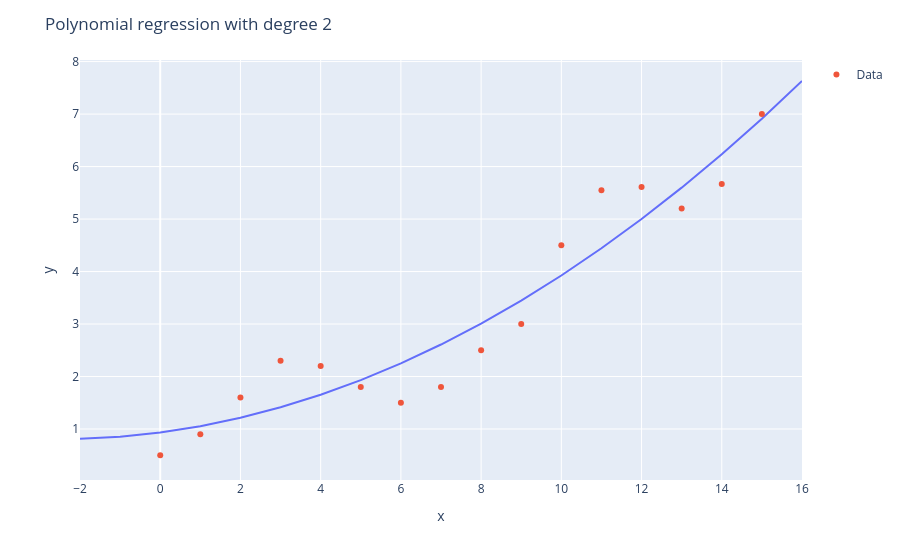
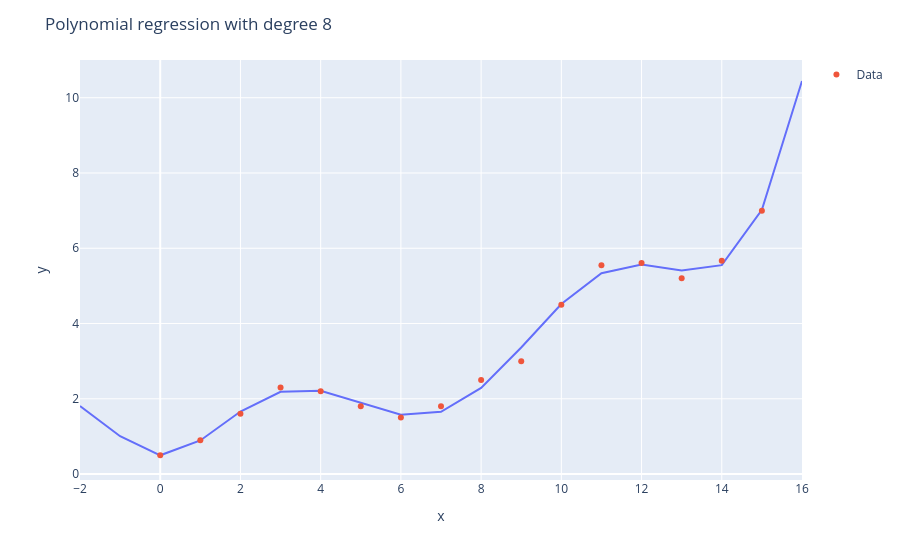
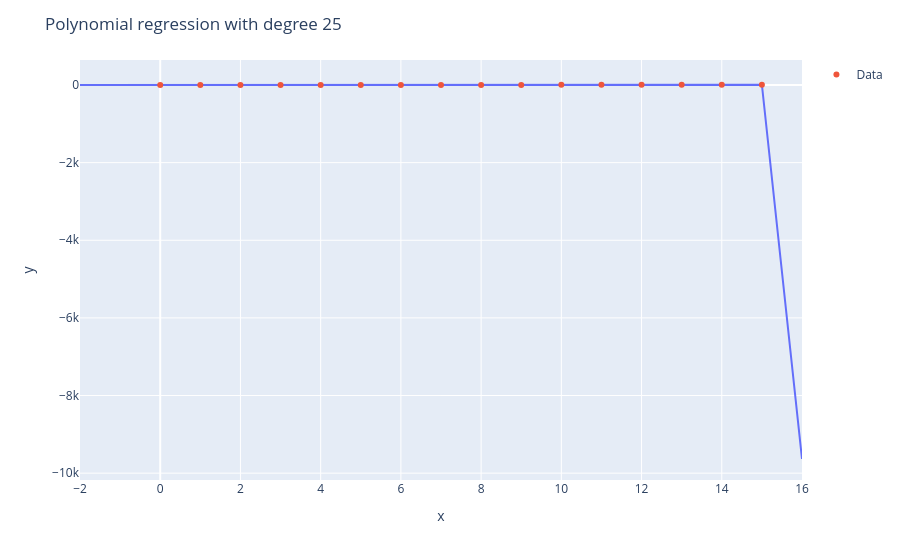

Write notebook code for charts like these, in order.
### Markdown cell above
## Question 8

### Code cell
degrees = [2, 8, 25]

for d in degrees:
    reg = sl.preprocessing.PolynomialFeatures(d, include_bias=False)
    x = np.array(data['x'])
    y = np.array(data['y'])
    features = reg.fit_transform(x.reshape(-1, 1))

    l_reg = sl.linear_model.LinearRegression()
    l_reg.fit(features, y)
    coefficients = l_reg.coef_
    intercept = l_reg.intercept_


    x_range = np.arange(start=x.min() - 2, stop=x.max() + 2, step=1)
    features_range = reg.transform(x_range.reshape(-1, 1))
    y_range = l_reg.predict(features_range)

    line_df = pd.DataFrame({'x': x_range, 'y': y_range})

    fig = px.line(line_df, x='x', y='y')
    fig.add_scatter(x=data['x'], y=data['y'], mode='markers', name='Data')
    fig.update_layout(title=f'Polynomial regression with degree {d}')
    fig.show()

    y_pred = l_reg.predict(features)
    r2 = sl.metrics.r2_score(data['y'], y_pred)
    mse = mean_squared_error(data['y'], y_pred)

    print(f"R2: {r2}")
    print(f'MSE: {mse}')

### Figure 1 — Plotly figure (JSON) as saved in the notebook; plotly's stock layout.template omitted (floating-point values rounded to 4 significant figures)
{"data": [{"hovertemplate": "x=%{x}<br>y=%{y}<extra></extra>", "legendgroup": "", "line": {"color": "#636efa", "dash": "solid"}, "marker": {"symbol": "circle"}, "mode": "lines", "name": "", "orientation": "v", "showlegend": false, "type": "scatter", "x": [-2, -1, 0, 1, 2, 3, 4, 5, 6, 7, 8, 9, 10, 11, 12, 13, 14, 15, 16], "xaxis": "x", "y": [0.8137, 0.854, 0.9341, 1.054, 1.214, 1.413, 1.653, 1.932, 2.251, 2.61, 3.008, 3.447, 3.925, 4.443, 5.001, 5.598, 6.236, 6.913, 7.63], "yaxis": "y"}, {"mode": "markers", "name": "Data", "type": "scatter", "x": [0, 1, 2, 3, 4, 5, 6, 7, 8, 9, 10, 11, 12, 13, 14, 15], "y": [0.5, 0.9, 1.6, 2.3, 2.2, 1.8, 1.5, 1.8, 2.5, 3, 4.5, 5.55, 5.61, 5.2, 5.67, 7]}], "layout": {"legend": {"tracegroupgap": 0}, "margin": {"t": 60}, "title": {"text": "Polynomial regression with degree 2"}, "xaxis": {"anchor": "y", "domain": [0, 1], "title": {"text": "x"}}, "yaxis": {"anchor": "x", "domain": [0, 1], "title": {"text": "y"}}}}

### Figure 2 — Plotly figure (JSON) as saved in the notebook; plotly's stock layout.template omitted (floating-point values rounded to 4 significant figures)
{"data": [{"hovertemplate": "x=%{x}<br>y=%{y}<extra></extra>", "legendgroup": "", "line": {"color": "#636efa", "dash": "solid"}, "marker": {"symbol": "circle"}, "mode": "lines", "name": "", "orientation": "v", "showlegend": false, "type": "scatter", "x": [-2, -1, 0, 1, 2, 3, 4, 5, 6, 7, 8, 9, 10, 11, 12, 13, 14, 15, 16], "xaxis": "x", "y": [1.808, 1.007, 0.4983, 0.8935, 1.661, 2.188, 2.215, 1.887, 1.576, 1.654, 2.288, 3.363, 4.52, 5.336, 5.57, 5.407, 5.55, 7.022, 10.44], "yaxis": "y"}, {"mode": "markers", "name": "Data", "type": "scatter", "x": [0, 1, 2, 3, 4, 5, 6, 7, 8, 9, 10, 11, 12, 13, 14, 15], "y": [0.5, 0.9, 1.6, 2.3, 2.2, 1.8, 1.5, 1.8, 2.5, 3, 4.5, 5.55, 5.61, 5.2, 5.67, 7]}], "layout": {"legend": {"tracegroupgap": 0}, "margin": {"t": 60}, "title": {"text": "Polynomial regression with degree 8"}, "xaxis": {"anchor": "y", "domain": [0, 1], "title": {"text": "x"}}, "yaxis": {"anchor": "x", "domain": [0, 1], "title": {"text": "y"}}}}

### Figure 3 — Plotly figure (JSON) as saved in the notebook; plotly's stock layout.template omitted (floating-point values rounded to 4 significant figures)
{"data": [{"hovertemplate": "x=%{x}<br>y=%{y}<extra></extra>", "legendgroup": "", "line": {"color": "#636efa", "dash": "solid"}, "marker": {"symbol": "circle"}, "mode": "lines", "name": "", "orientation": "v", "showlegend": false, "type": "scatter", "x": [-2, -1, 0, 1, 2, 3, 4, 5, 6, 7, 8, 9, 10, 11, 12, 13, 14, 15, 16], "xaxis": "x", "y": [1.619, 1.619, 1.619, 1.619, 1.619, 1.619, 1.619, 1.62, 1.626, 1.683, 1.998, 2.996, 4.631, 5.485, 5.627, 5.197, 5.67, 7.0, -9635.0], "yaxis": "y"}, {"mode": "markers", "name": "Data", "type": "scatter", "x": [0, 1, 2, 3, 4, 5, 6, 7, 8, 9, 10, 11, 12, 13, 14, 15], "y": [0.5, 0.9, 1.6, 2.3, 2.2, 1.8, 1.5, 1.8, 2.5, 3, 4.5, 5.55, 5.61, 5.2, 5.67, 7]}], "layout": {"legend": {"tracegroupgap": 0}, "margin": {"t": 60}, "title": {"text": "Polynomial regression with degree 25"}, "xaxis": {"anchor": "y", "domain": [0, 1], "title": {"text": "x"}}, "yaxis": {"anchor": "x", "domain": [0, 1], "title": {"text": "y"}}}}
